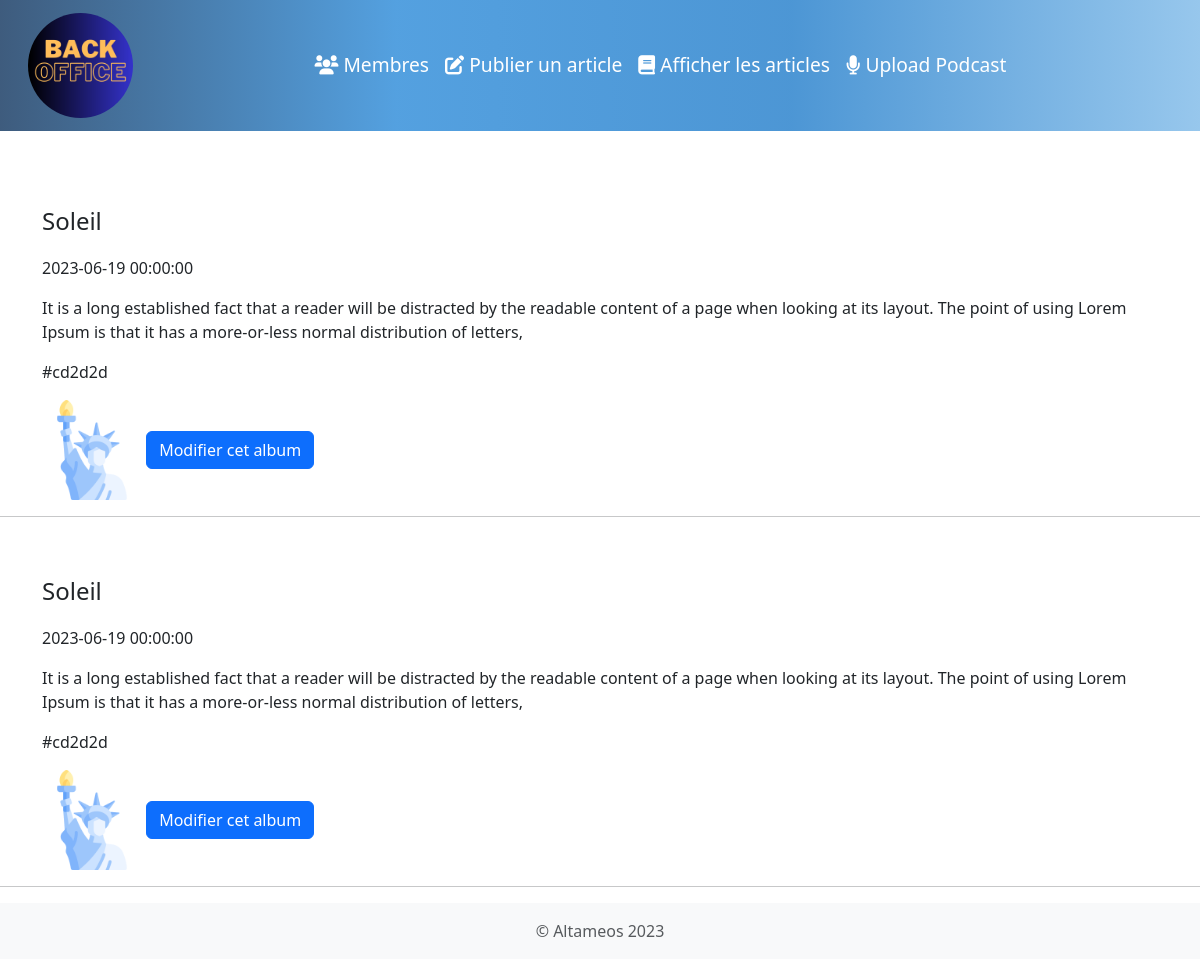
The app's page /modifier_album.php with its own data.
### tables this page shows
CREATE TABLE `albums` (
  `id` int NOT NULL,
  `title` varchar(255) NOT NULL,
  `file_path` varchar(255) NOT NULL,
  `date` datetime DEFAULT NULL,
  `description` varchar(255) DEFAULT NULL,
  `code_color` varchar(255) DEFAULT NULL,
  `img_illustration` varchar(255) DEFAULT NULL,
  `id_categorie` int DEFAULT NULL
);

### modifier_album.php (the view, shortened to what this page needs)
<?php
include('config.php');
$req = $conn->query('SELECT * FROM albums');
?>
<!DOCTYPE html>
<html lang="en">
<head>
</head>
<?php include('include/header.php'); ?>
    <?php while ($donnees = $req->fetch()): ?>
        <div class="container mt-4">
            <h2><?= htmlspecialchars($donnees['title']); ?></h2>
            <p><?= nl2br(htmlspecialchars($donnees['date'])); ?></p>
            <p><?= nl2br(htmlspecialchars($donnees['description'])); ?></p>
            <p><?= nl2br(htmlspecialchars($donnees['code_color'])); ?></p>
            <img src="<?= $donnees['img_illustration']; ?>" alt="Image d'illustration" width="100px">
            <a href="?id=<?= $donnees['id']; ?>" class="btn btn-primary">Modifier cet album</a>
        </div>
        <hr>
    <?php endwhile; ?>
<?php include('include/footer.php'); ?>

### include/header.php (shortened to what this page needs)
<!DOCTYPE html>
<html lang="fr">
<head>
    <link href="https://cdn.jsdelivr.net/npm/bootstrap@5.3.0/dist/css/bootstrap.min.css" rel="stylesheet">
    <link rel="stylesheet" href="https://cdnjs.cloudflare.com/ajax/libs/font-awesome/6.0.0-beta3/css/all.min.css">
    <link rel="stylesheet" href="./styles/style.css">
</head>
<body>
    <nav class="navbar navbar-expand-lg">
        <div class="container-fluid">
            <a class="navbar-brand" href="index.php"><img src="./medias/radiotitanback-end.png" alt="logo" style="width: 105px; border-radius: 50%"></a>
            <div class="collapse navbar-collapse justify-content-center" id="navbarNav">
                <ul class="navbar-nav">
                    <li>
                    <a class="nav-link" href="creation_membre.php">
                        <i class="fas fa-users"></i>
                        Membres
                    </a>
                </li>
                <li>
                    <a class="nav-link" href="publier_article.php">
                        <i class="fas fa-edit"></i>
                        Publier un article
                    </a>
                </li>
                <li>
                    <a class="nav-link" href="articles.php">
                        <i class="fas fa-book"></i>
                        Afficher les articles
                    </a>
                </li>
                <li>
                    <a class="nav-link" href="upload_podcast.php">
                        <i class="fas fa-microphone"></i>
                        Upload Podcast
                    </a>
                </li>
                </ul>
            </div>
        </div>
    </nav>

### include/footer.php (shortened to what this page needs)
<footer class="footer mt-auto py-3 bg-light">
    <div class="container">
        <span class="text-muted">© Altameos 2023</span>
    </div>
    </footer>
    </body>
    </html>

### styles/style.css (style rules this page uses)
.navbar { background: linear-gradient(to right, rgba(14,51,93,0.8) 0%,rgba(41,137,216,0.8) 33%,rgba(32,124,202,0.8) 66%,rgba(125,185,232,0.8) 100%); padding: .5rem 1rem; margin-bottom: 2rem; }
.navbar-nav .nav-link { color: #fff !important; font-size: 1.2rem; }
body { display: flex; flex-direction: column; min-height: 100vh; }
.footer { margin-top: auto; background-color: lightgray; text-align: center; padding: 10px; }
h2 { margin-top: 20px; margin-bottom: 20px; font-size: 1.5rem; }

### records on screen
albums: title "Soleil", date "2023-06-19 00:00:00", description "It is a long established fact that a reader will be distracted by the readable content of a page when looking at its layout. The point of using Lorem Ipsum is that it has a more-or-less normal distribution of letters,", code_color "#cd2d2d", img_illustration (picture)
albums: title "Soleil", date "2023-06-19 00:00:00", description "It is a long established fact that a reader will be distracted by the readable content of a page when looking at its layout. The point of using Lorem Ipsum is that it has a more-or-less normal distribution of letters,", code_color "#cd2d2d", img_illustration (picture)
